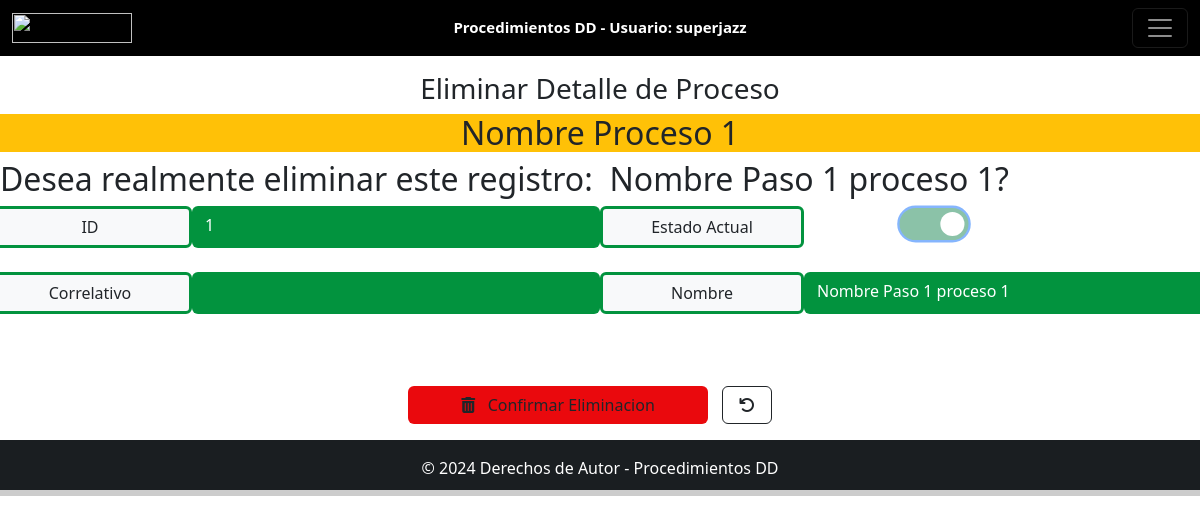
Screenshot of /proceso/1/detalle/1/eliminar/ (signed in) with the database file from the repository.
### accounts/models.py (models this page shows, shortened)
class Usuario(AbstractUser):
    codigo_sala = models.CharField(max_length=6)
    nombre_sala = models.CharField(max_length=50)

### procesos/models.py (models this page shows, shortened)
class Proceso(TablaBase):
    codigo_proceso = models.CharField(max_length=50, blank=True)
    nombre_proceso = models.CharField(max_length=200)
    descripcion_proceso = models.TextField(blank=True)
    class Meta:
        verbose_name_plural = "Procesos"
        verbose_name = "Proceso"

class Detalle_Proceso(TablaBase):
    proceso = models.ForeignKey(Proceso,on_delete=models.PROTECT)
    correlativo = models.CharField(max_length=10, blank=True)
    nombre_detalle_proceso = models.CharField(max_length=200, blank=True)
    descripcion_detalle_proceso = models.TextField(blank=True)
    imagen = models.ImageField(upload_to='procesos/detalles/', blank=True, null=True)
    class Meta:
        verbose_name_plural = "Detalles de Proceso"
        verbose_name = "Detalle de Proceso"

### procesos/views.py (the view, shortened to what this page needs)
# urls.py: path('proceso/<int:parent_pk>/detalle/<int:pk>/eliminar/',views1.Detalle_ProcesoDelete.as_view(), name='detalle_proceso_eliminar'),
class Detalle_ProcesoDelete(SweetAlertMixin, LoginRequiredMixin, DeleteView):
    model = models1.Detalle_Proceso
    template_name = 'procesos/detalle_proceso_eliminar.html'
    success_url = reverse_lazy('detalle_proceso_listado')
    context_object_name="detalle_proceso"
    success_message="Detalle de Proceso Eliminado Exitosamente"
    def get_context_data(self, **kwargs):
        context = super().get_context_data(**kwargs)
        parent_pk= self.kwargs['parent_pk']
        parent=models1.Proceso.objects.get(pk=parent_pk)
        context['parent_pk'] = parent_pk
        context['parent_name'] = parent.nombre_proceso
        return context

### procesos/templates/procesos/detalle_proceso_eliminar.html (shortened to what this page needs)
{% extends 'navegacion.html' %}
{% block content %}
<br>
<br>
<br>
<div class="row">
  <div class="col-12 text-center">
    <h3>Eliminar Detalle de Proceso</h3>
    <h2 class="bg-warning">{{ parent_name }}</h2>
  </div>
</div>
<div class="card-body">
  <form method="post" action="">
    <h2>Desea realmente eliminar este
      registro:&nbsp;&nbsp;{{ detalle_proceso.nombre_detalle_proceso }}?</h2>
    <div class="row">
      <div class="col-2 btn bg-light" style="border-color: #02933e; border-width:medium;">ID</div>
      <div class="col-4 btn" style="background-color: #02933e; color:#fff">
        <div class="input-group">
          {{ detalle_proceso.id }}
        </div>
      </div>
      <div class="col-2 btn bg-light" style="border-color: #02933e; border-width:medium;">Estado Actual</div>
      <div class="col-1"></div>
      <div class="col-3">
        <div class="form-check form-switch">
          {% if detalle_proceso.activo %}
          <input class="form-check-input switch-grande bg-success" type="checkbox" role="switch" checked disabled>
          {% else %}
          <input class="form-check-input switch-grande bg-danger" type="checkbox" role="switch" disabled>
          {% endif %}
        </div>
      </div>
    </div>
    <br>
    <div class="row">
      <div class="col-2 btn bg-light" style="border-color: #02933e; border-width:medium;">Correlativo</div>
      <div class="col-4 btn" style="background-color: #02933e; color:#fff">
      </div>
      <div class="col-2 btn bg-light" style="border-color: #02933e; border-width:medium;">Nombre</div>
      <div class="col-4 btn" style="background-color: #02933e; color:#fff">
        <div class="input-group">
          {{ detalle_proceso.nombre_detalle_proceso }}
        </div>
      </div>
    </div>
    <br>
    <br>
    <br>
    <div class="row">
      <div class="col-4"></div>
      <div class="col-3">
        <button type="submit" class="btn mb-3" style="background-color: #ea090d; width:300px;"><i
            class="fa-solid fa-trash-can"></i>&nbsp;&nbsp; Confirmar Eliminacion</button>
      </div>
      <div class="col-1">
        <a href="{% url 'detalle_proceso_extendido' parent_pk=parent_pk pk=detalle_proceso.pk  %}"
          class="btn btn-outline-dark mb-3 ms-2" style="width: 50px;" title="Regresar"><i
            class="fa-solid fa-arrow-rotate-left"></i></a>
      </div>
    </div>
  </form>
</div>
{% endblock %}

### menu/templates/navegacion.html (shortened to what this page needs)
{% load static %}
<!DOCTYPE html>
<html lang="en">
<head>
  <link rel="stylesheet" href="{% static 'css/bootstrap/5.3.2/bootstrap.min.css' %}">
  <link rel="stylesheet" href="{% static 'css/fontawesomefree/css/fontawesome.min.css' %}">
  <link rel="stylesheet" href="{% static 'css/fontawesomefree/css/brands.min.css' %}">
  <link rel="stylesheet" href="{% static 'css/fontawesomefree/css/solid.min.css' %}">
  <link rel="stylesheet" href="{% static 'css/datatables/1.13.6/dataTables.bootstrap5.min.css' %}">
  <link rel="stylesheet" href="{% static 'css/datatables/1.13.6/buttons.bootstrap5.min.css' %}">
  <link rel="stylesheet" href="{% static 'css/datatables/1.13.6/fixedColumns.bootstrap5.min.css' %}">
  <link rel="stylesheet" href="{% static 'css/style.css' %}">
  <link rel="stylesheet" type="text/css" href="{% static 'css/sweetalert/sweetalert2.min.css' %}">
  <link rel="stylesheet" type="text/css" href="{% static 'css/sweetalert/custom-sweetalert2.css' %}">
  <link rel="stylesheet" type="text/css" href="{% static 'css/select2/select2.min.css' %}">
  <link rel="stylesheet" href="{% static 'css/datetimepicker/jquery.datetimepicker.min.css' %}">
</head>
<body>
  <div class="wrapper h-auto">
    <header class="d-block">
      <nav class="navbar navbar-dark bg-black fixed-top">
        <div class="container-fluid">
          <a class="navbar-brand" href="{% url 'home_view' %}">
            <img src="{% static 'img/logo.jpg' %}" width="120" height="30" class="d-inline-block align-top">
            <span class="badge position-absolute top-50 start-50 translate-middle nombre_aplicacion"
              id="nombre_aplicacion">Procedimientos DD
              -&nbsp;Usuario:&nbsp;{{ user.username }}</span>
          </a>
          <button class="navbar-toggler" id="menu_aplicacion" type="button" data-bs-toggle="offcanvas"
            data-bs-target="#offcanvasDarkNavbar" aria-controls="offcanvasDarkNavbar"
            onclick="inicializarColorMenu(); return false;">
            <span class="navbar-toggler-icon"></span>
          </button>
        </div>
      </nav>
    </header>
    {% block content %}{% endblock content %}
    <footer class="d-block bg-dark text-center text-lg-start" id="footer" style="color:#fff;">
      <div class="text-center p-3" style="background-color: rgba(0,0,0,0.2);">&copy; {% now "Y" %} Derechos de Autor -
        <span id="footer_aplicacion">Procedimientos DD</span>
      </div>
    </footer>
  </div>
</body>
</html>

### static/css/style.css (style rules this page uses)
html, body { height: 100%; margin: 10; }
.wrapper { min-height: 100%; margin-bottom: -50px; }
#footer, .push { height: 50px; }

### menu/templates/navegacion.html (style rules this page uses)
.switch-grande { transform: scale(2.3); margin-right: 10px; margin-top: 10px; }

### rows the page displays
Usuario: username "superjazz"
Proceso: nombre_proceso "Nombre Proceso 1"
Detalle_Proceso: nombre_detalle_proceso "Nombre Paso 1 proceso 1", id "1"
